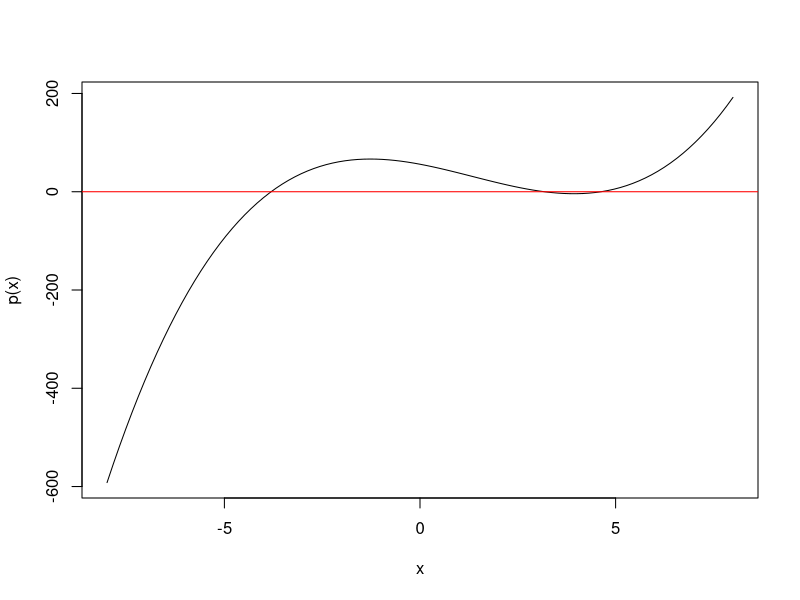
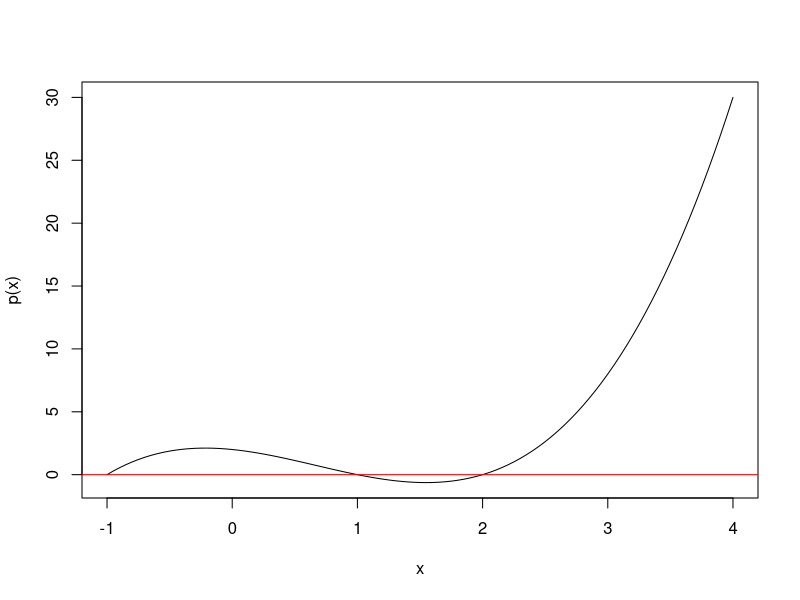
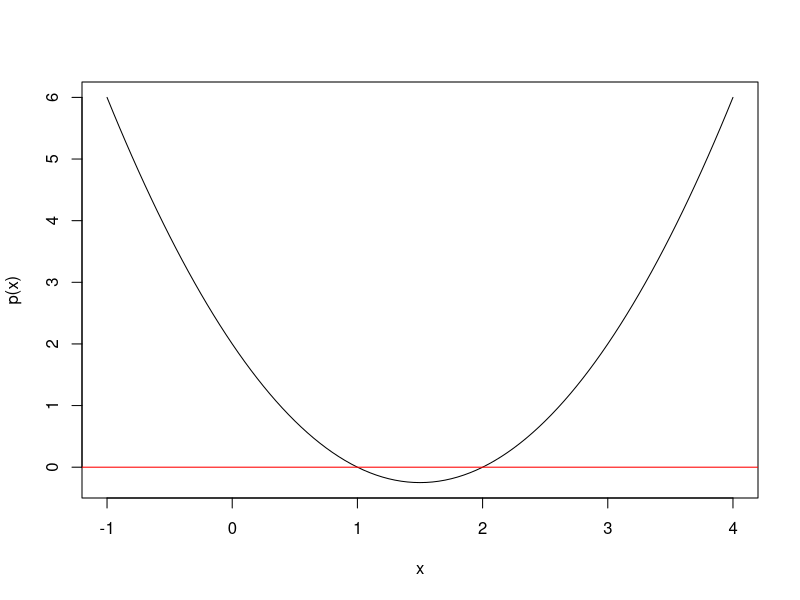

Write the R code that produced these figures, in order.
#1.a 
library("pracma")
a1<-c(5,1,1)
a2<-c(-1,3,-1)
a3<-c(0,0,4)
A<-rbind(a1,a2,a3)
A
w <- c(1,0,0); w; 
A%*%w; A%*%A%*%w

#These three vectors in R^2 have to be linearly dependent.
#Confirm this by forming a matrix.
T <- cbind( w, A%*%w, A%*%A%*%w); T
#Row reduce to find the exact form of the dependence.
rref(T)

#So A^2w = -16Iw + 8Aw, or A^2w -8Aw + 16Iw = (A^2-8A+16I)w = 0.
#We have discovered the polynomial
w<-c(1,0,0)
p <- function(t) t^2 - 8*t + 16
#which in this case is the same as the characteristic polynomial.
#Since p(t)=(t-4)(t-4)
I <- diag(c(1,1,1))
(A - 4*I)%*%(A-4*I)%*%w    #has to be zero
#Now we can find two eigenvectors
v1 <- (A-4*I)%*%w     #eigenvector for eigenvalue 1
A%*%v1; 4*v1

rref(A-4*I)
#top row (x1, 1, 0) sets x1 = -1
#top row (x1, 0, 1) sets x1 = -1

#so we have two eigenvectors (two dim in the kernal of A-4*I)
v1<-c(-1,1,0)
v2<-c(1,-1,0)
eigen(A)$vectors

#1.b 
#A = D+N
d1<-c(4,0,0)
d2<-c(0,4,0)
d3<-c(0,0,4)
D<-rbind(d1,d2,d3); D
N<-A-D; N
N%*%N



#2
a_1<-c(4,-1,1)
a_2<-c(-1,3,2)
a_3<-c(1,2,-3)
A_<- rbind(a_1,a_2,a_3)
A_

identical(t(A_),A_)    #it is symmetric
w_ <- c(1,0,0)
T <- cbind(w_, A_%*%w_, A_%*%A_%*%w_, A_%*%A_%*%A_%*%w_); T
pCoef <- rref(T)[,4]; pCoef  #the last column
p <- function(t) t^3 - pCoef[3]*t^2 - pCoef[2]*t - pCoef[1] 
curve(p(x), from = -8, to =8); abline(h=0, col="red")

lam1 <- uniroot(p, c(4,5))$root;lam1; p(lam1)
lam2 <- uniroot(p, c(3,4))$root;lam2; p(lam2)
lam3 <- uniroot(p, c(-5,-1))$root;lam3; p(lam3)

I_ <- diag(c(1,1,1))
v_ <- (A_-lam2*I_ )%*%(A_-lam3*I_ )%*%w_; v1_<-v_/sqrt(sum(v_^2))
A_%*%v1_; lam1*v1_    #it checks!

v_  <- (A_-lam1*I_ )%*%(A_-lam3*I_ )%*%w_; v2_<-v_/sqrt(sum(v_^2))
v_  <- (A_-lam1*I_ )%*%(A_-lam2*I_ )%*%w_; v3_<-v_/sqrt(sum(v_^2))

P_ <- cbind(v1_,v2_,v3_); PInv_ <-solve(P_); D_ <- diag(c(lam1,lam2,lam3))
round(P_%*%D_%*%PInv_, digits = 4);A_  #we diagonalized A!!

round(t(P_) %*%P_, digits = 4)   #the columns are orthonormal
eigen(A_)$vectors; P_            #and we agree with the built-in function



#3

b1<-c(3,4,-4)
b2<-c(1,3,-1)
b3<-c(3,6,-4)
B<-rbind(b1,b2,b3); B

library("pracma")   #for rref()

#Any vector will do for w. An obvious choice is the first standard basis vector
w <- c(1,0,0)
T <- cbind(w, B%*%w, B%*%B%*%w, B%*%B%*%B%*%w); T
rref(T)
#So A^3 -2A^2-A+2 = 0
p <- function(t) t^3 - 2*t^2 -t +2
curve(p(x), from = -1, to = 4); abline(h=0, col = "red")

#Since P has three distinct real roots -1, 1, 2, we will get three eigenvectors.
I <- diag(c(1,1,1))
v0 <- (B - I)%*%(B - 2*I)%*%w; v0
B%*%v0; -1*v0      #eigenvector for eigenvalue -1
v1 <- (B + I)%*%(B - 2*I)%*%w; v1
B%*%v1; 1*v1      #eigenvector for eigenvalue 1
v2 <- (B + I)%*%(B - I)%*%w; v2
B%*%v2; 2*v2      #eigenvector for eigenvalue 2

c1<-c(1,0,0)
c2<-c(1,3,-1)
c3<-c(1,2,0)
C<-rbind(c1,c2,c3); C

w <- c(1,0,0)
T <- cbind(w, C%*%w, C%*%C%*%w); T
rref(T)
#So A^2 -3A + 2 = 0
p <- function(t) t^2 - 3*t +2
curve(p(x), from = -1, to = 4); abline(h=0, col = "red")

I <- diag(c(1,1,1))
w<-c(1,0,0)
v0 <- (C - 2*I)%*%w; v0
C%*%v0; 1*v0      #eigenvector for eigenvalue 1
v1 <- (C - I)%*%w; v1
C%*%v1; 2*v1      #eigenvector for eigenvalue 2
w<-c(0,1,0)
v2 <- (C - 2*I)%*%w; v2
C%*%v2; 1*v2 #second eigenvector for eigenvalue 1


